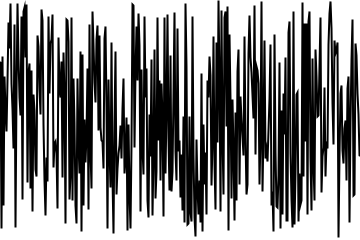
Frame 1 (no input)
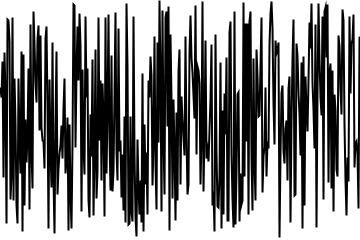
Frame 60 (the mouse pressed at the canvas centre just before this capture)
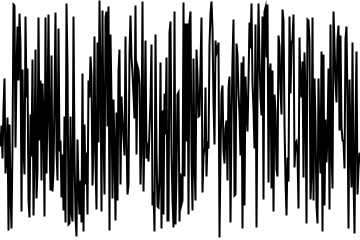
Frame 120 (the mouse held since frame 60 and released just before this capture)

The Processing sketch that drew these frames (run headless with seeded random() and noise(); from frame 60 on, the mouse is pressed at the canvas centre):

// Processing sketch: random_noise
// ── random_noise.pde
ArrayList<Float> values = new ArrayList<Float>();

void setup() {
  size(360, 240);
  for (int i = 0; i < width; i++)
    values.add(random(height));
}

void draw() {
  background(255);
  
  noFill();
  stroke(0);
  strokeWeight(2);
  beginShape();
  for (int i = 0; i < width; i++) 
    vertex(i, values.get((i + frameCount) % values.size()));
  endShape();
}
